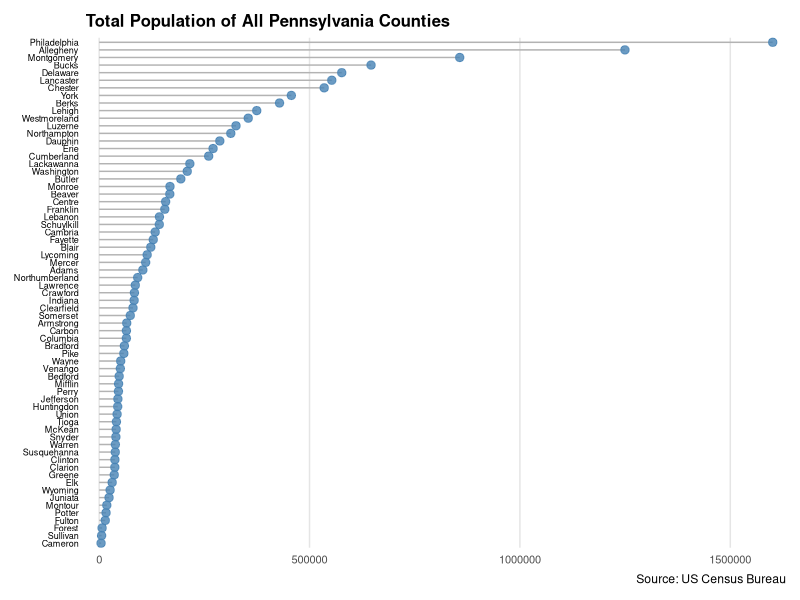
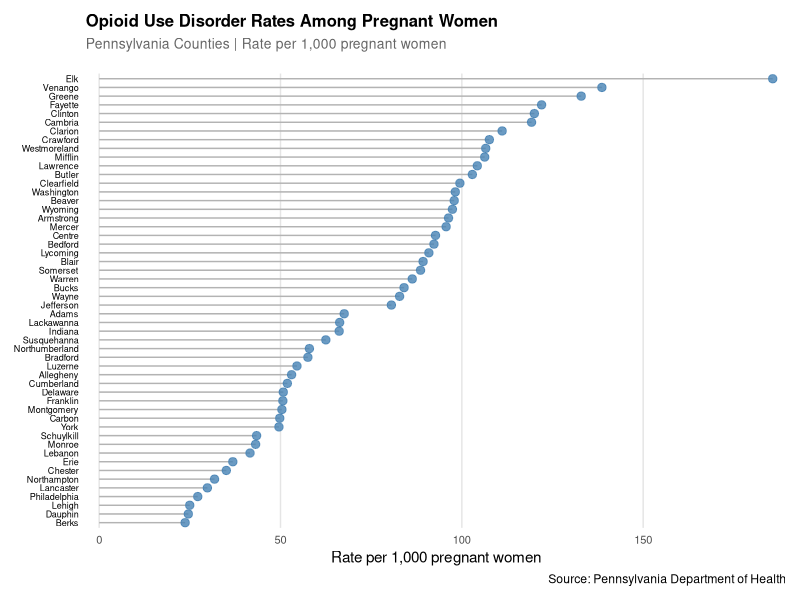

These figures' R source, in order: (Note: this script raises an error after producing the figures.)
## ---- chunk 1
library(tidyverse)
library(broom)

appp_data <- read_csv("data/APPP_dataset.csv")

appp_data <- appp_data |>
  arrange(total_population) |>
  mutate(
    pop_category = case_when(
      total_population > 500000 ~ "Large (500K+)",
      total_population > 100000 ~ "Medium (100K-500K)", 
      total_population > 50000 ~ "Small (50K-100K)",
      TRUE ~ "Very Small (<50K)"
    )
  )
## ---- chunk 2
appp_data |>
  filter(!is.na(total_population)) |>
  arrange(total_population) |>
  mutate(county_name = fct_inorder(county_name)) |>
  ggplot(aes(x = total_population, y = county_name)) +
  geom_segment(aes(x = 0, xend = total_population, 
                   y = county_name, yend = county_name), 
               color = "gray70", size = 0.5) +
  geom_point(color = "steelblue", size = 2.5, alpha = 0.8) +
  scale_x_continuous(expand = c(0.02, 0), limits = c(0, NA)) +
  labs(
    title = "Total Population of All Pennsylvania Counties",
    x = NULL,
    y = NULL,
    caption = "Source: US Census Bureau"
  ) +
  theme_minimal() +
  theme(
    axis.text.y = element_text(size = 6.5, color = "black"),
    axis.text.x = element_text(size = 8),
    plot.title = element_text(size = 12, face = "bold", margin = margin(b = 5)),
    plot.subtitle = element_text(size = 10, color = "gray40", margin = margin(b = 15)),
    panel.grid.major.y = element_blank(),
    panel.grid.minor = element_blank(),
    panel.grid.major.x = element_line(color = "gray90", linewidth = 0.5),
    plot.margin = margin(10, 10, 10, 10)
  )

appp_data |>
  filter(!is.na(rate_of_pregnant_women_with_oud_diagnosis)) |>
  arrange(rate_of_pregnant_women_with_oud_diagnosis) |>
  mutate(county_name = fct_inorder(county_name)) |>
  ggplot(aes(x = rate_of_pregnant_women_with_oud_diagnosis, y = county_name)) +
  geom_segment(aes(x = 0, xend = rate_of_pregnant_women_with_oud_diagnosis, 
                   y = county_name, yend = county_name), 
               color = "gray70", size = 0.5) +
  geom_point(color = "steelblue", size = 2.5, alpha = 0.8) +
  scale_x_continuous(expand = c(0.02, 0), limits = c(0, NA)) +
  labs(
    title = "Opioid Use Disorder Rates Among Pregnant Women",
    subtitle = "Pennsylvania Counties | Rate per 1,000 pregnant women",
    x = "Rate per 1,000 pregnant women",
    y = NULL,
    caption = "Source: Pennsylvania Department of Health"
  ) +
  theme_minimal() +
  theme(
    axis.text.y = element_text(size = 6.5, color = "black"),
    axis.text.x = element_text(size = 8),
    plot.title = element_text(size = 12, face = "bold", margin = margin(b = 5)),
    plot.subtitle = element_text(size = 10, color = "gray40", margin = margin(b = 15)),
    panel.grid.major.y = element_blank(),
    panel.grid.minor = element_blank(),
    panel.grid.major.x = element_line(color = "gray90", linewidth = 0.5),
    plot.margin = margin(10, 10, 10, 10)
  )

appp_data |>
  filter(!is.na(poverty_rate)) |>
  arrange(poverty_rate) |>
  mutate(county_name = fct_inorder(county_name)) |>
  ggplot(aes(x = poverty_rate, y = county_name)) +
  geom_segment(aes(x = 0, xend = poverty_rate, 
                   y = county_name, yend = county_name), 
               color = "gray70", size = 0.5) +
  geom_point(color = "#e74c3c", size = 2.5, alpha = 0.8) +
  scale_x_continuous(expand = c(0.02, 0), limits = c(0, NA)) +
  labs(
    title = "Poverty Rates Across Pennsylvania Counties",
    subtitle = "Percentage of families below poverty line",
    x = "Poverty Rate (%)",
    y = NULL,
    caption = "Source: US Department of Agriculture Economic Research Service (ERS)"
  ) +
  theme_minimal() +
  theme(
    axis.text.y = element_text(size = 6.5, color = "black"),
    axis.text.x = element_text(size = 8),
    plot.title = element_text(size = 12, face = "bold", margin = margin(b = 5)),
    plot.subtitle = element_text(size = 10, color = "gray40", margin = margin(b = 15)),
    panel.grid.major.y = element_blank(),
    panel.grid.minor = element_blank(),
    panel.grid.major.x = element_line(color = "gray90", linewidth = 0.5),
    plot.margin = margin(10, 10, 10, 10)
  )

appp_data |>
  filter(!is.na(unemployment_rate_2022)) |>
  arrange(unemployment_rate_2022) |>
  mutate(county_name = fct_inorder(county_name)) |>
  ggplot(aes(x = unemployment_rate_2022, y = county_name)) +
  geom_segment(aes(x = 0, xend = unemployment_rate_2022, 
                   y = county_name, yend = county_name), 
               color = "gray70", size = 0.5) +
  geom_point(color = "#f39c12", size = 2.5, alpha = 0.8) +
  scale_x_continuous(expand = c(0.02, 0), limits = c(0, NA)) +
  labs(
    title = "Unemployment Rates Across Pennsylvania Counties",
    subtitle = "2022 unemployment rate by county",
    x = "Unemployment Rate (%)",
    y = NULL,
    caption = "Source: Bureau of Labor Statistics"
  ) +
  theme_minimal() +
  theme(
    axis.text.y = element_text(size = 6.5, color = "black"),
    axis.text.x = element_text(size = 8),
    plot.title = element_text(size = 12, face = "bold", margin = margin(b = 5)),
    plot.subtitle = element_text(size = 10, color = "gray40", margin = margin(b = 15)),
    panel.grid.major.y = element_blank(),
    panel.grid.minor = element_blank(),
    panel.grid.major.x = element_line(color = "gray90", linewidth = 0.5),
    plot.margin = margin(10, 10, 10, 10)
  )

appp_data |>
  filter(!is.na(pct_prenatal_care_first_trimester)) |>
  arrange(pct_prenatal_care_first_trimester) |>
  mutate(county_name = fct_inorder(county_name)) |>
  ggplot(aes(x = pct_prenatal_care_first_trimester, y = county_name)) +
  geom_segment(aes(x = 0, xend = pct_prenatal_care_first_trimester, 
                   y = county_name, yend = county_name), 
               color = "gray70", size = 0.5) +
  geom_point(color = "#27ae60", size = 2.5, alpha = 0.8) +
  scale_x_continuous(expand = c(0.02, 0), limits = c(0, 100)) +
  labs(
    title = "First Trimester Prenatal Care Access",
    subtitle = "Percentage of pregnant women receiving care in first trimester",
    x = "Percentage Receiving First Trimester Care (%)",
    y = NULL,
    caption = "Source: Pennsylvania Department of Health"
  ) +
  theme_minimal() +
  theme(
    axis.text.y = element_text(size = 6.5, color = "black"),
    axis.text.x = element_text(size = 8),
    plot.title = element_text(size = 12, face = "bold", margin = margin(b = 5)),
    plot.subtitle = element_text(size = 10, color = "gray40", margin = margin(b = 15)),
    panel.grid.major.y = element_blank(),
    panel.grid.minor = element_blank(),
    panel.grid.major.x = element_line(color = "gray90", linewidth = 0.5),
    plot.margin = margin(10, 10, 10, 10)
  )

appp_data |>
  filter(!is.na(pct_low_birth_weight)) |>
  arrange(pct_low_birth_weight) |>
  mutate(county_name = fct_inorder(county_name)) |>
  ggplot(aes(x = pct_low_birth_weight, y = county_name)) +
  geom_segment(aes(x = 0, xend = pct_low_birth_weight, 
                   y = county_name, yend = county_name), 
               color = "gray70", size = 0.5) +
  geom_point(color = "#8e44ad", size = 2.5, alpha = 0.8) +
  scale_x_continuous(expand = c(0.02, 0), limits = c(0, NA)) +
  labs(
    title = "Low Birth Weight Rates by County",
    subtitle = "Percentage of births under x grams",
    x = "Low Birth Weight Rate (%)",
    y = NULL,
    caption = "Source: Pennsylvania Department of Health"
  ) +
  theme_minimal() +
  theme(
    axis.text.y = element_text(size = 6.5, color = "black"),
    axis.text.x = element_text(size = 8),
    plot.title = element_text(size = 12, face = "bold", margin = margin(b = 5)),
    plot.subtitle = element_text(size = 10, color = "gray40", margin = margin(b = 15)),
    panel.grid.major.y = element_blank(),
    panel.grid.minor = element_blank(),
    panel.grid.major.x = element_line(color = "gray90", linewidth = 0.5),
    plot.margin = margin(10, 10, 10, 10)
  )

appp_data |>
  filter(!is.na(median_household_income_2022)) |>
  arrange(median_household_income_2022) |>
  mutate(county_name = fct_inorder(county_name)) |>
  ggplot(aes(x = median_household_income_2022, y = county_name)) +
  geom_segment(aes(x = 0, xend = median_household_income_2022, 
                   y = county_name, yend = county_name), 
               color = "gray70", size = 0.5) +
  geom_point(color = "#16a085", size = 2.5, alpha = 0.8) +
  scale_x_continuous(expand = c(0.02, 0), limits = c(0, NA),
                     labels = scales::dollar_format(scale = 1/1000, suffix = "K")) +
  labs(
    title = "Median Household Income by County",
    subtitle = "2022 median household income",
    x = "Median Household Income",
    y = NULL,
    caption = "Source: US Census Bureau"
  ) +
  theme_minimal() +
  theme(
    axis.text.y = element_text(size = 6.5, color = "black"),
    axis.text.x = element_text(size = 8),
    plot.title = element_text(size = 12, face = "bold", margin = margin(b = 5)),
    plot.subtitle = element_text(size = 10, color = "gray40", margin = margin(b = 15)),
    panel.grid.major.y = element_blank(),
    panel.grid.minor = element_blank(),
    panel.grid.major.x = element_line(color = "gray90", linewidth = 0.5),
    plot.margin = margin(10, 10, 10, 10)
  )

appp_data |>
  filter(!is.na(rate_of_pregnant_women_with_oud_diagnosis)) |>
  ggplot(aes(x = rate_of_pregnant_women_with_oud_diagnosis)) +
  geom_histogram(bins = 15, fill = "steelblue", alpha = 0.7, color = "white") +
  geom_vline(aes(xintercept = mean(rate_of_pregnant_women_with_oud_diagnosis, na.rm = TRUE)),
             color = "#e74c3c", linetype = "dashed", linewidth = 1) +
  annotate("text", 
           x = mean(appp_data$rate_of_pregnant_women_with_oud_diagnosis, na.rm = TRUE) - 15,
           y = 10, label = "State Average", color = "#e74c3c", size = 3.5) +
  labs(
    title = "Distribution of OUD Rates Across Pennsylvania Counties",
    subtitle = "Number of counties by OUD rate range",
    x = "OUD Rate per 1,000 Pregnant Women",
    y = "Number of Counties"
  ) +
  theme_minimal() +
  theme(
    plot.title = element_text(size = 12, face = "bold"),
    plot.subtitle = element_text(size = 10, color = "gray40")
  )

## ---- chunk 3
anova_data <- appp_data |>
  filter(!is.na(rate_of_pregnant_women_with_oud_diagnosis)) |>
  mutate(
    county_group = case_when(
      county_name == "Allegheny" ~ "Allegheny County",
      pop_category == "Large (500K+)" & county_name != "Allegheny" ~ "Other Large Counties",
      pop_category == "Medium (100K-500K)" ~ "Medium Counties",
      pop_category %in% c("Small (50K-100K)", "Very Small (<50K)") ~ "Small Counties",
      TRUE ~ "Other"
    )
  ) |>
  filter(county_group != "Other") |>
  select(
    county_name, county_group,
    ### OUD rates ###
    oud_rate = rate_of_pregnant_women_with_oud_diagnosis,
    ### SES ###
    poverty_rate, unemployment_rate_2019, median_household_income_2022,
    ### Health factors ###
    pct_fair_poor_health, pct_prenatal_care_first_trimester, 
    fertility_rate, pct_low_birth_weight, pct_cesarean_section,
    ### Demographics ###
    pct_black, pct_hispanic, pct_asian, pct_white,
    ### Geographical data ###
    rural_urban_continuum_code_2023, metro_2023,
    ### Total population
    total_population
  )

variables_for_test <- c(
  "oud_rate", "poverty_rate", "unemployment_rate_2019", 
  "median_household_income_2022", "pct_fair_poor_health", 
  "pct_prenatal_care_first_trimester", "fertility_rate", 
  "pct_low_birth_weight", "pct_cesarean_section", 
  "pct_black", "pct_hispanic", "pct_asian", "pct_white"
)

### Creating function for ANOVA tests ###
anova_test <- function(data, variable) {
  clean_data <- data |>
    filter(!is.na(.data[[variable]]))
  
  if (nrow(clean_data) < 4) {
    return(list(anova_result = NULL, tukey_result = NULL,
                message = paste("Not enough data for ANOVA on", variable)))
  }
  ### ANOVA test ###
  formula <- as.formula(paste(variable, "~ county_group"))
  aov_model <- aov(formula, data = clean_data)
  anova_result <- broom::tidy(aov_model)
  
  ### Extract p-value ###
  p_val <- anova_result$p.value[1]
  
  ### HSD / Tukey's ###
  tukey_result <- NULL
  tukey_tidy <- NULL
  if(!is.na(p_val) && p_val< 0.05) {
    tukey_result <- TukeyHSD(aov_model)
    tukey_tidy <- broom::tidy(tukey_result)
  }
  
  return(list(
    anova_result = anova_result,
    tukey_result = tukey_tidy,
    model = aov_model,
    data = clean_data,
    variable = variable,
    p_value = p_val
  ))
}

anova_results <- lapply(variables_for_test, function(var) {
  anova_test(anova_data, var)
})

names(anova_results) <- variables_for_test
## ---- chunk 4
appp_data |>
  group_by(pop_category) |>
  summarize(mean_pov_rate = round(mean(poverty_rate, na.rm = T), 2),
            mean_oud_rate = round(mean(rate_of_pregnant_women_with_oud_diagnosis, na.rm = T), 2),
            mean_unemployment_rate = round(mean(unemployment_rate_2019, na.rm = T), 2),
            mean_pct_fair_poor_health = round(mean(pct_fair_poor_health, na.rm = T), 2),
            mean_fertility_rate = round(mean(fertility_rate, na.rm = T), 2),
            mean_pct_prenatal_care = round(mean(pct_prenatal_care_first_trimester), 2))
## ---- chunk 5
# Base model #
model.lm <- lm(rate_of_pregnant_women_with_oud_diagnosis ~ 
                 pct_black + pct_hispanic + 
                 unemployment_rate_2019 + 
                 median_household_income_2022 + 
                 pct_prenatal_care_first_trimester + 
                 fertility_rate + pct_fair_poor_health, 
               data = appp_data)
summary(model.lm)

# Base model with more variables #
model2.lm <- lm(rate_of_pregnant_women_with_oud_diagnosis ~ 
                  rural_urban_continuum_code_2023 +
                  pct_black + pct_hispanic + 
                  unemployment_rate_2022 + 
                  median_household_income_2022 +
                  pct_prenatal_care_first_trimester +
                  pct_low_birth_weight +
                  pct_cesarean_section +
                  fertility_rate + 
                  pct_fair_poor_health,
                data = appp_data)
summary(model2.lm)

# Interaction between urban area and pct_black #
model3.lm <- lm(rate_of_pregnant_women_with_oud_diagnosis ~ 
                  rural_urban_continuum_code_2023 * pct_black +
                  pct_hispanic + 
                  unemployment_rate_2022 + 
                  median_household_income_2022 +
                  pct_prenatal_care_first_trimester +
                  pct_low_birth_weight +
                  fertility_rate + 
                  pct_fair_poor_health + total_population,
                data = appp_data)
summary(model3.lm)

# Logarithmic transformation on median household income & total population #
model4.lm <- lm(rate_of_pregnant_women_with_oud_diagnosis ~
                  rural_urban_continuum_code_2023 * pct_black +
                  pct_hispanic + unemployment_rate_2022 + 
                  log(median_household_income_2022) +
                  pct_prenatal_care_first_trimester +
                  pct_low_birth_weight +
                  fertility_rate +
                  pct_fair_poor_health + log(total_population),
                data = appp_data)
summary(model4.lm)

# Adding poverty rate as an interaction term with rural/urban continuum #
model5.lm <- lm(rate_of_pregnant_women_with_oud_diagnosis ~
                  poverty_rate * rural_urban_continuum_code_2023 +
                  pct_black + pct_hispanic + 
                  unemployment_rate_2022 + 
                  log(median_household_income_2022) +
                  pct_prenatal_care_first_trimester +
                  pct_low_birth_weight + fertility_rate,
                data = appp_data)
summary(model5.lm)

# Model with pct_black and pct_hispanic interaction #
model8.lm <- lm(rate_of_pregnant_women_with_oud_diagnosis ~
                  rural_urban_continuum_code_2023 +
                  pct_black * pct_hispanic +
                  unemployment_rate_2022 + 
                  log(median_household_income_2022) +
                  pct_prenatal_care_first_trimester +
                  pct_low_birth_weight + fertility_rate,
                data = appp_data)
summary(model8.lm)

# Polynomial terms for pct_black #
model6.lm <- lm(rate_of_pregnant_women_with_oud_diagnosis ~ 
                  rural_urban_continuum_code_2023 +
                  pct_black + I(pct_black^2) +
                  pct_hispanic + unemployment_rate_2022 +
                  log(median_household_income_2022) +
                  pct_prenatal_care_first_trimester +
                  fertility_rate + pct_fair_poor_health,
                data = appp_data)
summary(model6.lm)

# Healthcare access interaction #
model7.lm <- lm(rate_of_pregnant_women_with_oud_diagnosis ~
                  rural_urban_continuum_code_2023 * pct_prenatal_care_first_trimester +
                  pct_black + pct_hispanic + unemployment_rate_2022 * log(median_household_income_2022) +
                  pct_prenatal_care_first_trimester + I(pct_prenatal_care_first_trimester^2) +
                  fertility_rate,
                data = appp_data)
summary(model7.lm)

### Model 7 with highest R^2 value, also shows significance in 5 different variables ###

model7a.lm <- lm(rate_of_pregnant_women_with_oud_diagnosis ~
                   rural_urban_continuum_code_2023 * pct_prenatal_care_first_trimester +
                   pct_black + pct_hispanic + unemployment_rate_2022 * 
                   log(median_household_income_2022) + fertility_rate + 
                   pct_fair_poor_health + pct_low_birth_weight + pct_cesarean_section, 
                 data = appp_data)
summary(model7a.lm)

model7b.lm <- lm(rate_of_pregnant_women_with_oud_diagnosis ~
                   rural_urban_continuum_code_2023 * pct_prenatal_care_first_trimester +
                   pct_black + pct_hispanic + unemployment_rate_2022 * 
                   log(median_household_income_2022) + fertility_rate + 
                   pct_fair_poor_health + pct_low_birth_weight * pct_cesarean_section +
                   poverty_rate * rural_urban_continuum_code_2023, 
                 data = appp_data)
summary(model7b.lm)

model7c.lm <- lm(rate_of_pregnant_women_with_oud_diagnosis ~
                  rural_urban_continuum_code_2023 * pct_prenatal_care_first_trimester +
                  pct_black + I(pct_black^2) +
                  pct_hispanic + I(pct_hispanic^2) +
                  unemployment_rate_2022 * log(median_household_income_2022) +
                  pct_prenatal_care_first_trimester + I(pct_prenatal_care_first_trimester^2) +
                  fertility_rate + I(fertility_rate^2),
                data = appp_data)
summary(model7c.lm)

model7d.lm <- lm(rate_of_pregnant_women_with_oud_diagnosis ~
                   rural_urban_continuum_code_2023 * pct_prenatal_care_first_trimester +
                   pct_black + I(pct_black^2) + pct_hispanic + I(pct_hispanic^2) +
                   unemployment_rate_2022 * log(median_household_income_2022) +
                   pct_prenatal_care_first_trimester + I(pct_prenatal_care_first_trimester^2), 
                 data = appp_data)
summary(model7d.lm)

model7e.lm <- lm(rate_of_pregnant_women_with_oud_diagnosis ~
                   rural_urban_continuum_code_2023 * pct_prenatal_care_first_trimester +
                   pct_black + pct_hispanic + I(pct_hispanic^2) +
                   unemployment_rate_2022 + log(median_household_income_2022) +
                   fertility_rate + pct_fair_poor_health,
                 data = appp_data)
summary(model7e.lm)
